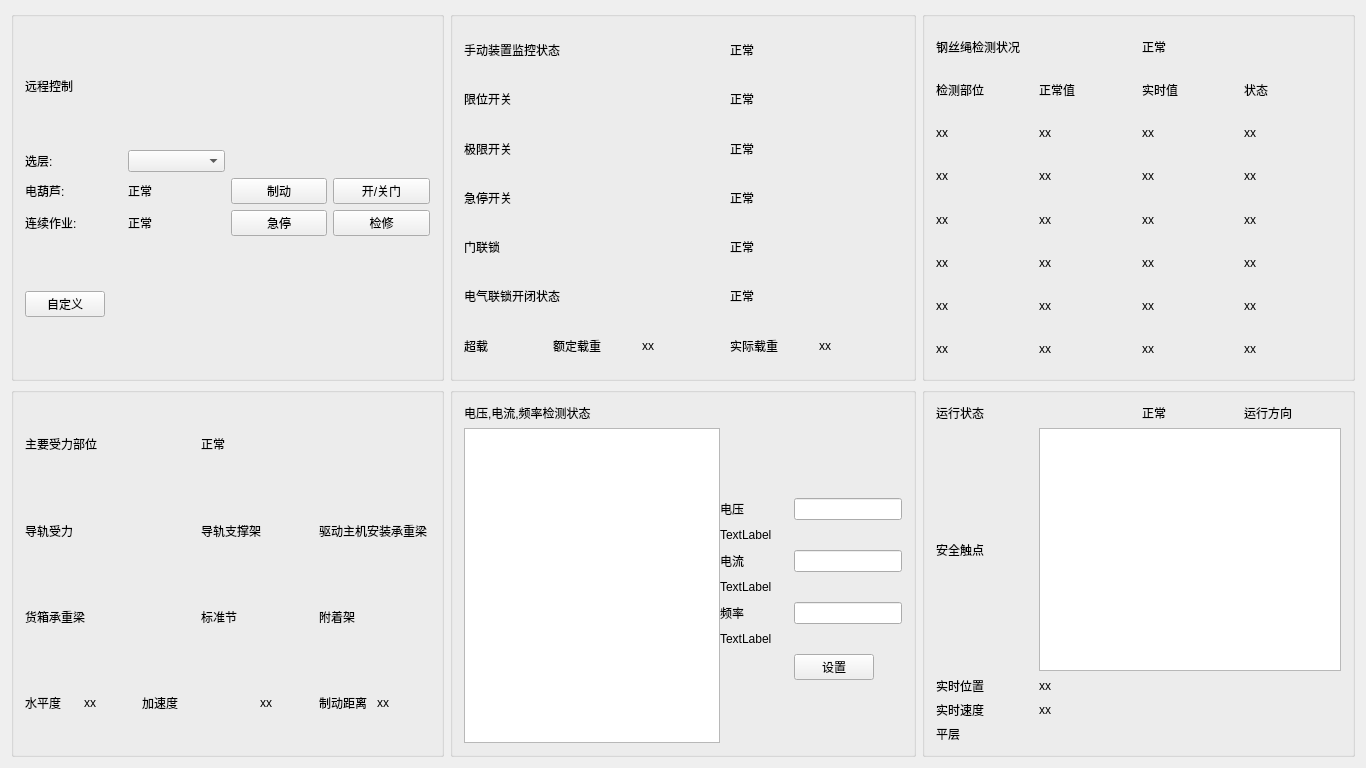
<?xml version="1.0" encoding="UTF-8"?>
<ui version="4.0">
 <class>MainWindow</class>
 <widget class="QMainWindow" name="MainWindow">
  <property name="geometry">
   <rect>
    <x>0</x>
    <y>0</y>
    <width>1366</width>
    <height>768</height>
   </rect>
  </property>
  <property name="windowTitle">
   <string>MainWindow</string>
  </property>
  <widget class="QWidget" name="centralWidget">
   <layout class="QGridLayout" name="gridLayout">
    <item row="0" column="2">
     <widget class="QGroupBox" name="groupBox_3">
      <property name="title">
       <string/>
      </property>
      <layout class="QGridLayout" name="gridLayout_11">
       <item row="0" column="0">
        <layout class="QGridLayout" name="gridLayout_10">
         <item row="5" column="0">
          <widget class="QLabel" name="label_50">
           <property name="text">
            <string>xx</string>
           </property>
          </widget>
         </item>
         <item row="3" column="1">
          <widget class="QLabel" name="label_59">
           <property name="text">
            <string>xx</string>
           </property>
          </widget>
         </item>
         <item row="4" column="4">
          <widget class="QLabel" name="label_76">
           <property name="text">
            <string>xx</string>
           </property>
          </widget>
         </item>
         <item row="0" column="2">
          <widget class="QLabel" name="label_gssjczk">
           <property name="text">
            <string>正常</string>
           </property>
          </widget>
         </item>
         <item row="0" column="0">
          <widget class="QLabel" name="label_25">
           <property name="text">
            <string>钢丝绳检测状况</string>
           </property>
          </widget>
         </item>
         <item row="1" column="4">
          <widget class="QLabel" name="label_73">
           <property name="text">
            <string>状态</string>
           </property>
          </widget>
         </item>
         <item row="5" column="4">
          <widget class="QLabel" name="label_72">
           <property name="text">
            <string>xx</string>
           </property>
          </widget>
         </item>
         <item row="1" column="0">
          <widget class="QLabel" name="label_52">
           <property name="text">
            <string>检测部位</string>
           </property>
          </widget>
         </item>
         <item row="5" column="1">
          <widget class="QLabel" name="label_60">
           <property name="text">
            <string>xx</string>
           </property>
          </widget>
         </item>
         <item row="1" column="1">
          <widget class="QLabel" name="label_61">
           <property name="text">
            <string>正常值</string>
           </property>
          </widget>
         </item>
         <item row="3" column="4">
          <widget class="QLabel" name="label_75">
           <property name="text">
            <string>xx</string>
           </property>
          </widget>
         </item>
         <item row="2" column="1">
          <widget class="QLabel" name="label_62">
           <property name="text">
            <string>xx</string>
           </property>
          </widget>
         </item>
         <item row="2" column="0">
          <widget class="QLabel" name="label_49">
           <property name="text">
            <string>xx</string>
           </property>
          </widget>
         </item>
         <item row="4" column="0">
          <widget class="QLabel" name="label_51">
           <property name="text">
            <string>xx</string>
           </property>
          </widget>
         </item>
         <item row="3" column="0">
          <widget class="QLabel" name="label_53">
           <property name="text">
            <string>xx</string>
           </property>
          </widget>
         </item>
         <item row="4" column="1">
          <widget class="QLabel" name="label_58">
           <property name="text">
            <string>xx</string>
           </property>
          </widget>
         </item>
         <item row="2" column="4">
          <widget class="QLabel" name="label_71">
           <property name="text">
            <string>xx</string>
           </property>
          </widget>
         </item>
         <item row="7" column="4">
          <widget class="QLabel" name="label_74">
           <property name="text">
            <string>xx</string>
           </property>
          </widget>
         </item>
         <item row="6" column="4">
          <widget class="QLabel" name="label_70">
           <property name="text">
            <string>xx</string>
           </property>
          </widget>
         </item>
         <item row="6" column="0">
          <widget class="QLabel" name="label_54">
           <property name="text">
            <string>xx</string>
           </property>
          </widget>
         </item>
         <item row="7" column="1">
          <widget class="QLabel" name="label_56">
           <property name="text">
            <string>xx</string>
           </property>
          </widget>
         </item>
         <item row="7" column="0">
          <widget class="QLabel" name="label_55">
           <property name="text">
            <string>xx</string>
           </property>
          </widget>
         </item>
         <item row="6" column="1">
          <widget class="QLabel" name="label_57">
           <property name="text">
            <string>xx</string>
           </property>
          </widget>
         </item>
         <item row="4" column="2">
          <widget class="QLabel" name="label_65">
           <property name="text">
            <string>xx</string>
           </property>
          </widget>
         </item>
         <item row="2" column="2">
          <widget class="QLabel" name="label_69">
           <property name="text">
            <string>xx</string>
           </property>
          </widget>
         </item>
         <item row="3" column="2">
          <widget class="QLabel" name="label_66">
           <property name="text">
            <string>xx</string>
           </property>
          </widget>
         </item>
         <item row="1" column="2">
          <widget class="QLabel" name="label_68">
           <property name="text">
            <string>实时值</string>
           </property>
          </widget>
         </item>
         <item row="5" column="2">
          <widget class="QLabel" name="label_67">
           <property name="text">
            <string>xx</string>
           </property>
          </widget>
         </item>
         <item row="6" column="2">
          <widget class="QLabel" name="label_64">
           <property name="text">
            <string>xx</string>
           </property>
          </widget>
         </item>
         <item row="7" column="2">
          <widget class="QLabel" name="label_63">
           <property name="text">
            <string>xx</string>
           </property>
          </widget>
         </item>
        </layout>
       </item>
      </layout>
     </widget>
    </item>
    <item row="0" column="1">
     <widget class="QGroupBox" name="groupBox_2">
      <property name="title">
       <string/>
      </property>
      <layout class="QGridLayout" name="gridLayout_6">
       <item row="0" column="0">
        <layout class="QGridLayout" name="gridLayout_5">
         <item row="2" column="0">
          <widget class="QLabel" name="label_11">
           <property name="sizePolicy">
            <sizepolicy hsizetype="Minimum" vsizetype="Minimum">
             <horstretch>0</horstretch>
             <verstretch>0</verstretch>
            </sizepolicy>
           </property>
           <property name="text">
            <string>极限开关</string>
           </property>
          </widget>
         </item>
         <item row="0" column="3">
          <widget class="QLabel" name="label_sdzzjkzt">
           <property name="sizePolicy">
            <sizepolicy hsizetype="Minimum" vsizetype="Minimum">
             <horstretch>0</horstretch>
             <verstretch>0</verstretch>
            </sizepolicy>
           </property>
           <property name="text">
            <string>正常</string>
           </property>
          </widget>
         </item>
         <item row="1" column="0">
          <widget class="QLabel" name="label_10">
           <property name="sizePolicy">
            <sizepolicy hsizetype="Minimum" vsizetype="Minimum">
             <horstretch>0</horstretch>
             <verstretch>0</verstretch>
            </sizepolicy>
           </property>
           <property name="text">
            <string>限位开关</string>
           </property>
          </widget>
         </item>
         <item row="0" column="0" colspan="2">
          <widget class="QLabel" name="label_8">
           <property name="sizePolicy">
            <sizepolicy hsizetype="Minimum" vsizetype="Minimum">
             <horstretch>0</horstretch>
             <verstretch>0</verstretch>
            </sizepolicy>
           </property>
           <property name="text">
            <string>手动装置监控状态</string>
           </property>
          </widget>
         </item>
         <item row="1" column="3">
          <widget class="QLabel" name="label_xwkg">
           <property name="sizePolicy">
            <sizepolicy hsizetype="Minimum" vsizetype="Minimum">
             <horstretch>0</horstretch>
             <verstretch>0</verstretch>
            </sizepolicy>
           </property>
           <property name="text">
            <string>正常</string>
           </property>
          </widget>
         </item>
         <item row="2" column="3">
          <widget class="QLabel" name="label_jxkg">
           <property name="sizePolicy">
            <sizepolicy hsizetype="Minimum" vsizetype="Minimum">
             <horstretch>0</horstretch>
             <verstretch>0</verstretch>
            </sizepolicy>
           </property>
           <property name="text">
            <string>正常</string>
           </property>
          </widget>
         </item>
         <item row="3" column="3">
          <widget class="QLabel" name="label_jtkg">
           <property name="sizePolicy">
            <sizepolicy hsizetype="Minimum" vsizetype="Minimum">
             <horstretch>0</horstretch>
             <verstretch>0</verstretch>
            </sizepolicy>
           </property>
           <property name="text">
            <string>正常</string>
           </property>
          </widget>
         </item>
         <item row="3" column="0">
          <widget class="QLabel" name="label_12">
           <property name="sizePolicy">
            <sizepolicy hsizetype="Minimum" vsizetype="Minimum">
             <horstretch>0</horstretch>
             <verstretch>0</verstretch>
            </sizepolicy>
           </property>
           <property name="text">
            <string>急停开关</string>
           </property>
          </widget>
         </item>
         <item row="4" column="0">
          <widget class="QLabel" name="label_13">
           <property name="sizePolicy">
            <sizepolicy hsizetype="Minimum" vsizetype="Minimum">
             <horstretch>0</horstretch>
             <verstretch>0</verstretch>
            </sizepolicy>
           </property>
           <property name="text">
            <string>门联锁</string>
           </property>
          </widget>
         </item>
         <item row="4" column="3">
          <widget class="QLabel" name="label_mls">
           <property name="sizePolicy">
            <sizepolicy hsizetype="Minimum" vsizetype="Minimum">
             <horstretch>0</horstretch>
             <verstretch>0</verstretch>
            </sizepolicy>
           </property>
           <property name="text">
            <string>正常</string>
           </property>
          </widget>
         </item>
         <item row="5" column="3">
          <widget class="QLabel" name="label_dqlskbzt">
           <property name="sizePolicy">
            <sizepolicy hsizetype="Minimum" vsizetype="Minimum">
             <horstretch>0</horstretch>
             <verstretch>0</verstretch>
            </sizepolicy>
           </property>
           <property name="text">
            <string>正常</string>
           </property>
          </widget>
         </item>
         <item row="6" column="0">
          <widget class="QLabel" name="label_20">
           <property name="sizePolicy">
            <sizepolicy hsizetype="Minimum" vsizetype="Minimum">
             <horstretch>0</horstretch>
             <verstretch>0</verstretch>
            </sizepolicy>
           </property>
           <property name="text">
            <string>超载</string>
           </property>
          </widget>
         </item>
         <item row="6" column="1">
          <widget class="QLabel" name="label_21">
           <property name="sizePolicy">
            <sizepolicy hsizetype="Minimum" vsizetype="Minimum">
             <horstretch>0</horstretch>
             <verstretch>0</verstretch>
            </sizepolicy>
           </property>
           <property name="text">
            <string>额定载重</string>
           </property>
          </widget>
         </item>
         <item row="5" column="0" colspan="2">
          <widget class="QLabel" name="label_14">
           <property name="sizePolicy">
            <sizepolicy hsizetype="Minimum" vsizetype="Minimum">
             <horstretch>0</horstretch>
             <verstretch>0</verstretch>
            </sizepolicy>
           </property>
           <property name="text">
            <string>电气联锁开闭状态</string>
           </property>
          </widget>
         </item>
         <item row="6" column="4">
          <widget class="QLabel" name="label_sjzz">
           <property name="sizePolicy">
            <sizepolicy hsizetype="Minimum" vsizetype="Minimum">
             <horstretch>0</horstretch>
             <verstretch>0</verstretch>
            </sizepolicy>
           </property>
           <property name="text">
            <string>xx</string>
           </property>
          </widget>
         </item>
         <item row="6" column="2">
          <widget class="QLabel" name="label_edzz">
           <property name="sizePolicy">
            <sizepolicy hsizetype="Minimum" vsizetype="Minimum">
             <horstretch>0</horstretch>
             <verstretch>0</verstretch>
            </sizepolicy>
           </property>
           <property name="text">
            <string>xx</string>
           </property>
          </widget>
         </item>
         <item row="6" column="3">
          <widget class="QLabel" name="label_23">
           <property name="sizePolicy">
            <sizepolicy hsizetype="Minimum" vsizetype="Minimum">
             <horstretch>0</horstretch>
             <verstretch>0</verstretch>
            </sizepolicy>
           </property>
           <property name="text">
            <string>实际载重</string>
           </property>
          </widget>
         </item>
        </layout>
       </item>
      </layout>
     </widget>
    </item>
    <item row="0" column="0">
     <widget class="QGroupBox" name="groupBox">
      <property name="title">
       <string/>
      </property>
      <layout class="QVBoxLayout" name="verticalLayout_2">
       <item>
        <widget class="QLabel" name="label">
         <property name="sizePolicy">
          <sizepolicy hsizetype="Preferred" vsizetype="Fixed">
           <horstretch>0</horstretch>
           <verstretch>0</verstretch>
          </sizepolicy>
         </property>
         <property name="text">
          <string>远程控制</string>
         </property>
        </widget>
       </item>
       <item>
        <layout class="QGridLayout" name="gridLayout_3">
         <item row="0" column="0">
          <widget class="QLabel" name="label_2">
           <property name="text">
            <string>选层:</string>
           </property>
          </widget>
         </item>
         <item row="0" column="1">
          <widget class="QComboBox" name="comboBox_xc">
           <property name="sizePolicy">
            <sizepolicy hsizetype="Minimum" vsizetype="Fixed">
             <horstretch>0</horstretch>
             <verstretch>0</verstretch>
            </sizepolicy>
           </property>
          </widget>
         </item>
         <item row="1" column="0">
          <widget class="QLabel" name="label_4">
           <property name="text">
            <string>电葫芦:</string>
           </property>
          </widget>
         </item>
         <item row="1" column="1">
          <widget class="QLabel" name="label_dhl">
           <property name="text">
            <string>正常</string>
           </property>
          </widget>
         </item>
         <item row="1" column="2">
          <widget class="QPushButton" name="pushButton_zd">
           <property name="text">
            <string>制动</string>
           </property>
          </widget>
         </item>
         <item row="1" column="3">
          <widget class="QPushButton" name="pushButton_kgm">
           <property name="sizePolicy">
            <sizepolicy hsizetype="Minimum" vsizetype="Fixed">
             <horstretch>0</horstretch>
             <verstretch>0</verstretch>
            </sizepolicy>
           </property>
           <property name="text">
            <string>开/关门</string>
           </property>
          </widget>
         </item>
         <item row="2" column="0">
          <widget class="QLabel" name="label_5">
           <property name="text">
            <string>连续作业:</string>
           </property>
          </widget>
         </item>
         <item row="2" column="1">
          <widget class="QLabel" name="label_lxzy">
           <property name="text">
            <string>正常</string>
           </property>
          </widget>
         </item>
         <item row="2" column="2">
          <widget class="QPushButton" name="pushButton_jt">
           <property name="text">
            <string>急停</string>
           </property>
          </widget>
         </item>
         <item row="2" column="3">
          <widget class="QPushButton" name="pushButton_jx">
           <property name="text">
            <string>检修</string>
           </property>
          </widget>
         </item>
        </layout>
       </item>
       <item>
        <widget class="QPushButton" name="pushButton_zdy">
         <property name="sizePolicy">
          <sizepolicy hsizetype="Fixed" vsizetype="Fixed">
           <horstretch>0</horstretch>
           <verstretch>0</verstretch>
          </sizepolicy>
         </property>
         <property name="text">
          <string>自定义</string>
         </property>
        </widget>
       </item>
      </layout>
     </widget>
    </item>
    <item row="1" column="0">
     <widget class="QGroupBox" name="groupBox_4">
      <property name="sizePolicy">
       <sizepolicy hsizetype="Preferred" vsizetype="Preferred">
        <horstretch>0</horstretch>
        <verstretch>0</verstretch>
       </sizepolicy>
      </property>
      <property name="title">
       <string/>
      </property>
      <layout class="QGridLayout" name="gridLayout_13">
       <item row="0" column="0">
        <layout class="QGridLayout" name="gridLayout_2">
         <item row="1" column="5" colspan="2">
          <widget class="QLabel" name="label_qdzjazczl">
           <property name="text">
            <string>驱动主机安装承重梁</string>
           </property>
          </widget>
         </item>
         <item row="2" column="0" colspan="2">
          <widget class="QLabel" name="label_hxczl">
           <property name="text">
            <string>货箱承重梁</string>
           </property>
          </widget>
         </item>
         <item row="1" column="3" colspan="2">
          <widget class="QLabel" name="label_dgzcj">
           <property name="text">
            <string>导轨支撑架</string>
           </property>
          </widget>
         </item>
         <item row="3" column="1">
          <widget class="QLabel" name="label_spd">
           <property name="text">
            <string>xx</string>
           </property>
          </widget>
         </item>
         <item row="2" column="3">
          <widget class="QLabel" name="label_bzj">
           <property name="text">
            <string>标准节</string>
           </property>
          </widget>
         </item>
         <item row="3" column="0">
          <widget class="QLabel" name="label_37">
           <property name="text">
            <string>水平度</string>
           </property>
          </widget>
         </item>
         <item row="2" column="5">
          <widget class="QLabel" name="label_fzj">
           <property name="text">
            <string>附着架</string>
           </property>
          </widget>
         </item>
         <item row="3" column="2">
          <widget class="QLabel" name="label_41">
           <property name="text">
            <string>加速度</string>
           </property>
          </widget>
         </item>
         <item row="3" column="4">
          <widget class="QLabel" name="label_jsd">
           <property name="text">
            <string>xx</string>
           </property>
          </widget>
         </item>
         <item row="3" column="5">
          <widget class="QLabel" name="label_39">
           <property name="text">
            <string>制动距离</string>
           </property>
          </widget>
         </item>
         <item row="3" column="6">
          <widget class="QLabel" name="label_zdjl">
           <property name="text">
            <string>xx</string>
           </property>
          </widget>
         </item>
         <item row="0" column="3">
          <widget class="QLabel" name="label_zyslbw">
           <property name="text">
            <string>正常</string>
           </property>
          </widget>
         </item>
         <item row="0" column="0" colspan="2">
          <widget class="QLabel" name="label_26">
           <property name="text">
            <string>主要受力部位</string>
           </property>
          </widget>
         </item>
         <item row="1" column="0" colspan="2">
          <widget class="QLabel" name="label_dgsl">
           <property name="text">
            <string>导轨受力</string>
           </property>
          </widget>
         </item>
        </layout>
       </item>
      </layout>
     </widget>
    </item>
    <item row="1" column="1">
     <widget class="QGroupBox" name="groupBox_5">
      <property name="title">
       <string/>
      </property>
      <layout class="QVBoxLayout" name="verticalLayout">
       <item>
        <widget class="QLabel" name="label_6">
         <property name="sizePolicy">
          <sizepolicy hsizetype="Fixed" vsizetype="Fixed">
           <horstretch>0</horstretch>
           <verstretch>0</verstretch>
          </sizepolicy>
         </property>
         <property name="text">
          <string>电压,电流,频率检测状态</string>
         </property>
        </widget>
       </item>
       <item>
        <layout class="QGridLayout" name="gridLayout_12" rowstretch="0" columnstretch="0,0">
         <property name="leftMargin">
          <number>0</number>
         </property>
         <property name="spacing">
          <number>0</number>
         </property>
         <item row="0" column="0">
          <widget class="QtCharts::QChartView" name="graphicsView_charts">
           <property name="sizePolicy">
            <sizepolicy hsizetype="Preferred" vsizetype="Preferred">
             <horstretch>0</horstretch>
             <verstretch>0</verstretch>
            </sizepolicy>
           </property>
           <property name="minimumSize">
            <size>
             <width>0</width>
             <height>0</height>
            </size>
           </property>
          </widget>
         </item>
         <item row="0" column="1">
          <layout class="QGridLayout" name="gridLayout_9">
           <item row="3" column="0">
            <widget class="QLabel" name="label_27">
             <property name="sizePolicy">
              <sizepolicy hsizetype="Fixed" vsizetype="Fixed">
               <horstretch>0</horstretch>
               <verstretch>0</verstretch>
              </sizepolicy>
             </property>
             <property name="text">
              <string>电流</string>
             </property>
            </widget>
           </item>
           <item row="1" column="1" colspan="2">
            <widget class="QLineEdit" name="lineEdit_dy">
             <property name="sizePolicy">
              <sizepolicy hsizetype="Fixed" vsizetype="Fixed">
               <horstretch>0</horstretch>
               <verstretch>0</verstretch>
              </sizepolicy>
             </property>
            </widget>
           </item>
           <item row="1" column="0">
            <widget class="QLabel" name="label_7">
             <property name="sizePolicy">
              <sizepolicy hsizetype="Fixed" vsizetype="Fixed">
               <horstretch>0</horstretch>
               <verstretch>0</verstretch>
              </sizepolicy>
             </property>
             <property name="text">
              <string>电压</string>
             </property>
            </widget>
           </item>
           <item row="0" column="2">
            <spacer name="verticalSpacer">
             <property name="orientation">
              <enum>Qt::Vertical</enum>
             </property>
             <property name="sizeType">
              <enum>QSizePolicy::Preferred</enum>
             </property>
             <property name="sizeHint" stdset="0">
              <size>
               <width>20</width>
               <height>68</height>
              </size>
             </property>
            </spacer>
           </item>
           <item row="7" column="0">
            <spacer name="horizontalSpacer">
             <property name="orientation">
              <enum>Qt::Horizontal</enum>
             </property>
             <property name="sizeType">
              <enum>QSizePolicy::Preferred</enum>
             </property>
             <property name="sizeHint" stdset="0">
              <size>
               <width>68</width>
               <height>20</height>
              </size>
             </property>
            </spacer>
           </item>
           <item row="5" column="0">
            <widget class="QLabel" name="label_28">
             <property name="sizePolicy">
              <sizepolicy hsizetype="Fixed" vsizetype="Fixed">
               <horstretch>0</horstretch>
               <verstretch>0</verstretch>
              </sizepolicy>
             </property>
             <property name="text">
              <string>频率</string>
             </property>
            </widget>
           </item>
           <item row="8" column="1">
            <spacer name="verticalSpacer_2">
             <property name="orientation">
              <enum>Qt::Vertical</enum>
             </property>
             <property name="sizeType">
              <enum>QSizePolicy::Preferred</enum>
             </property>
             <property name="sizeHint" stdset="0">
              <size>
               <width>20</width>
               <height>58</height>
              </size>
             </property>
            </spacer>
           </item>
           <item row="3" column="1" colspan="2">
            <widget class="QLineEdit" name="lineEdit_dl">
             <property name="sizePolicy">
              <sizepolicy hsizetype="Fixed" vsizetype="Fixed">
               <horstretch>0</horstretch>
               <verstretch>0</verstretch>
              </sizepolicy>
             </property>
             <property name="readOnly">
              <bool>true</bool>
             </property>
            </widget>
           </item>
           <item row="5" column="1" colspan="2">
            <widget class="QLineEdit" name="lineEdit_pl">
             <property name="sizePolicy">
              <sizepolicy hsizetype="Fixed" vsizetype="Fixed">
               <horstretch>0</horstretch>
               <verstretch>0</verstretch>
              </sizepolicy>
             </property>
             <property name="readOnly">
              <bool>true</bool>
             </property>
            </widget>
           </item>
           <item row="7" column="1">
            <widget class="QPushButton" name="pushButton_sz">
             <property name="sizePolicy">
              <sizepolicy hsizetype="Fixed" vsizetype="Fixed">
               <horstretch>0</horstretch>
               <verstretch>0</verstretch>
              </sizepolicy>
             </property>
             <property name="text">
              <string>设置</string>
             </property>
            </widget>
           </item>
           <item row="2" column="0" colspan="3">
            <widget class="QLabel" name="label_dy_sm">
             <property name="sizePolicy">
              <sizepolicy hsizetype="Preferred" vsizetype="Fixed">
               <horstretch>0</horstretch>
               <verstretch>0</verstretch>
              </sizepolicy>
             </property>
             <property name="text">
              <string>TextLabel</string>
             </property>
            </widget>
           </item>
           <item row="4" column="0" colspan="3">
            <widget class="QLabel" name="label_dl_sm">
             <property name="sizePolicy">
              <sizepolicy hsizetype="Preferred" vsizetype="Fixed">
               <horstretch>0</horstretch>
               <verstretch>0</verstretch>
              </sizepolicy>
             </property>
             <property name="text">
              <string>TextLabel</string>
             </property>
            </widget>
           </item>
           <item row="6" column="0" colspan="3">
            <widget class="QLabel" name="label_pl_sm">
             <property name="sizePolicy">
              <sizepolicy hsizetype="Preferred" vsizetype="Fixed">
               <horstretch>0</horstretch>
               <verstretch>0</verstretch>
              </sizepolicy>
             </property>
             <property name="text">
              <string>TextLabel</string>
             </property>
            </widget>
           </item>
          </layout>
         </item>
        </layout>
       </item>
      </layout>
     </widget>
    </item>
    <item row="1" column="2">
     <widget class="QGroupBox" name="groupBox_6">
      <property name="title">
       <string/>
      </property>
      <layout class="QGridLayout" name="gridLayout_7">
       <item row="0" column="0">
        <layout class="QGridLayout" name="gridLayout_4">
         <item row="0" column="3">
          <widget class="QLabel" name="label_79">
           <property name="sizePolicy">
            <sizepolicy hsizetype="Preferred" vsizetype="Fixed">
             <horstretch>0</horstretch>
             <verstretch>0</verstretch>
            </sizepolicy>
           </property>
           <property name="text">
            <string>运行方向</string>
           </property>
          </widget>
         </item>
         <item row="0" column="2">
          <widget class="QLabel" name="label_yxzt">
           <property name="sizePolicy">
            <sizepolicy hsizetype="Preferred" vsizetype="Fixed">
             <horstretch>0</horstretch>
             <verstretch>0</verstretch>
            </sizepolicy>
           </property>
           <property name="text">
            <string>正常</string>
           </property>
          </widget>
         </item>
         <item row="1" column="0">
          <widget class="QLabel" name="label_80">
           <property name="text">
            <string>安全触点</string>
           </property>
          </widget>
         </item>
         <item row="3" column="1">
          <widget class="QLabel" name="label_83">
           <property name="sizePolicy">
            <sizepolicy hsizetype="Preferred" vsizetype="Fixed">
             <horstretch>0</horstretch>
             <verstretch>0</verstretch>
            </sizepolicy>
           </property>
           <property name="text">
            <string>xx</string>
           </property>
          </widget>
         </item>
         <item row="2" column="1">
          <widget class="QLabel" name="label_84">
           <property name="sizePolicy">
            <sizepolicy hsizetype="Preferred" vsizetype="Fixed">
             <horstretch>0</horstretch>
             <verstretch>0</verstretch>
            </sizepolicy>
           </property>
           <property name="text">
            <string>xx</string>
           </property>
          </widget>
         </item>
         <item row="4" column="0">
          <widget class="QLabel" name="label_85">
           <property name="sizePolicy">
            <sizepolicy hsizetype="Preferred" vsizetype="Fixed">
             <horstretch>0</horstretch>
             <verstretch>0</verstretch>
            </sizepolicy>
           </property>
           <property name="text">
            <string>平层</string>
           </property>
          </widget>
         </item>
         <item row="2" column="0">
          <widget class="QLabel" name="label_81">
           <property name="sizePolicy">
            <sizepolicy hsizetype="Preferred" vsizetype="Fixed">
             <horstretch>0</horstretch>
             <verstretch>0</verstretch>
            </sizepolicy>
           </property>
           <property name="text">
            <string>实时位置</string>
           </property>
          </widget>
         </item>
         <item row="3" column="0">
          <widget class="QLabel" name="label_82">
           <property name="sizePolicy">
            <sizepolicy hsizetype="Preferred" vsizetype="Fixed">
             <horstretch>0</horstretch>
             <verstretch>0</verstretch>
            </sizepolicy>
           </property>
           <property name="text">
            <string>实时速度</string>
           </property>
          </widget>
         </item>
         <item row="0" column="0">
          <widget class="QLabel" name="label_77">
           <property name="sizePolicy">
            <sizepolicy hsizetype="Preferred" vsizetype="Fixed">
             <horstretch>0</horstretch>
             <verstretch>0</verstretch>
            </sizepolicy>
           </property>
           <property name="text">
            <string>运行状态</string>
           </property>
          </widget>
         </item>
         <item row="1" column="1" colspan="3">
          <widget class="QGraphicsView" name="graphicsView_aqcd">
           <property name="sizePolicy">
            <sizepolicy hsizetype="Preferred" vsizetype="Preferred">
             <horstretch>0</horstretch>
             <verstretch>0</verstretch>
            </sizepolicy>
           </property>
          </widget>
         </item>
        </layout>
       </item>
      </layout>
      <zorder></zorder>
     </widget>
    </item>
   </layout>
   <zorder>groupBox_4</zorder>
   <zorder>groupBox</zorder>
   <zorder>groupBox_2</zorder>
   <zorder>groupBox_3</zorder>
   <zorder>groupBox_5</zorder>
   <zorder>groupBox_6</zorder>
  </widget>
 </widget>
 <layoutdefault spacing="6" margin="11"/>
 <customwidgets>
  <customwidget>
   <class>QtCharts::QChartView</class>
   <extends>QGraphicsView</extends>
   <header location="global">qchartview.h</header>
  </customwidget>
 </customwidgets>
 <resources/>
 <connections/>
</ui>
